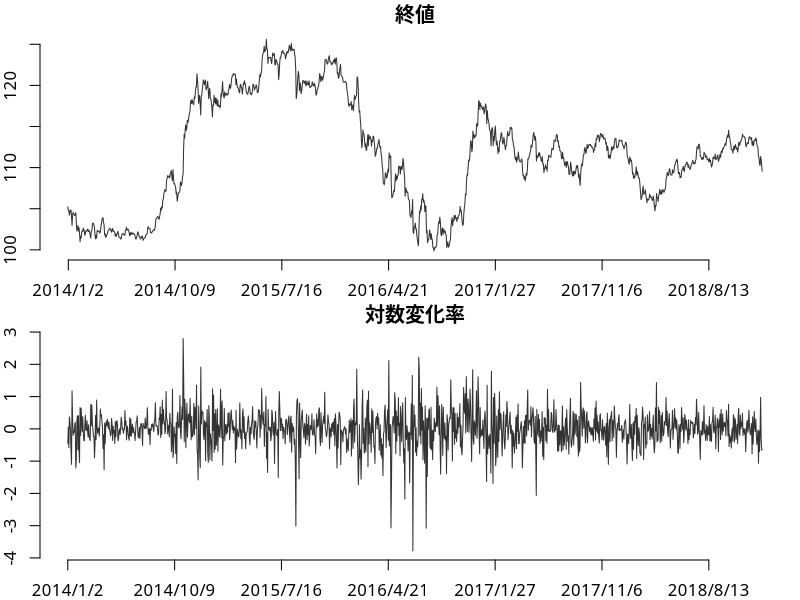
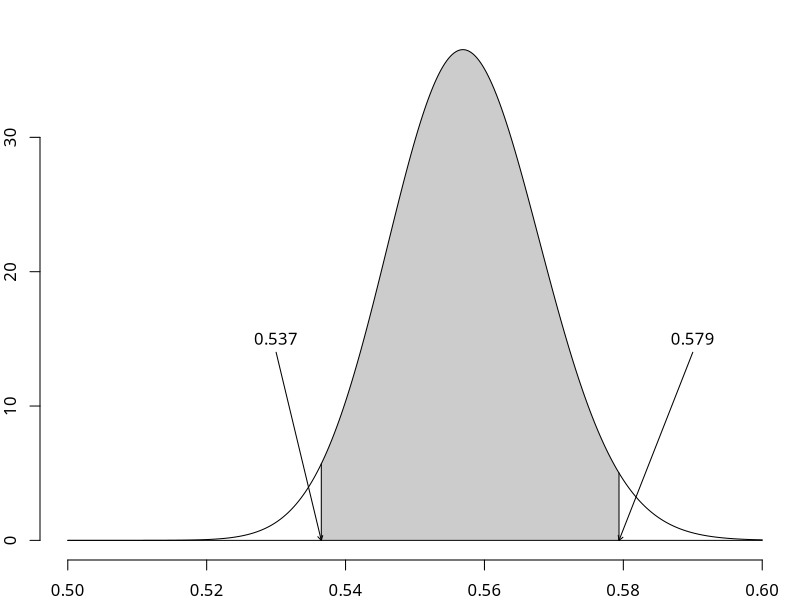

Generate these figures, in order, with R:
rm( list = ls(  ) )
set.seed( 123456 )

## read csv-data
sData <- read.csv( "../Data/ExRate.csv", header = T )
vY    <- 100 * diff( log( sData$ドル ) )

## set dimension
cT <- length( vY )

print( paste( "hv = ", sd( vY ), sep = "" ) )

## Posterior Summary
dNu.1   <- 0.5 * cT
dLamb.1 <- 0.5 * sum( ( vY - mean( vY ) ) ^ 2 )
dX.l <- sqrt( 1.0 / qgamma( 0.975, dNu.1, dLamb.1 ) )
dX.u <- sqrt( 1.0 / qgamma( 0.025, dNu.1, dLamb.1 ) )
print( paste( "cT = ", cT, sep = "" ) )
print( paste( "dLamb.1 = ", sum( ( vY - mean( vY ) ) ^ 2 ), sep = "" ) )
print( c( dX.l, dX.u ) )
print( exp( 0.5 * log( dLamb.1 ) + lgamma( dNu.1 - 0.5 ) - lgamma( dNu.1 ) ) )

## draw figures
inter  <- seq( 1, cT, by = 200 )
quartz( type = "pdf", file = "hv-tsplot.pdf", width = 8, height = 5 )
par( mfrow = c( 2, 1 ), mar = c( 2, 2, 1.5, 0.5 ), family = "HiraMinProN-W3" )
y.min <- 0.1 * floor( 10 * min( sData$ドル ) )
y.max <- 0.1 * ceiling( 10 * max( sData$ドル ) )
ts.plot( sData$ドル, main = "終値", col = grey( 0.2 ), xlab = "", ylab = "", ylim = c( y.min, y.max ), gpars = list( xaxt = "n", bty = "n" ) )
axis( 1, at = ( 1 + inter ), labels = sData$日付[( 1 + inter )] )
y.min <- 0.1 * floor( 10 * min( 100 * diff( log( sData$ドル ) ) ) )
y.max <- 0.1 * ceiling( 10 * max( 100 * diff( log( sData$ドル ) ) ) )
ts.plot( 100 * diff( log( sData$ドル ) ), col = grey( 0.2 ), main = "対数変化率",  xlab = "", ylab = "", ylim = c( y.min, y.max ), gpars = list( xaxt = "n", bty = "n" ) )
axis( 1, at = inter, labels = sData$日付[( 1 + inter )] )
dev.off(  )

quartz( type = "pdf", file = "hv.pdf", width = 8, height = 5 )
par( mfrow = c( 1, 1 ), mar = c( 2, 2, 1.5, 0.5 ), family = "HiraMinProN-W3" )
x <- seq( 0.5, 0.6, by = 0.00001 )
y <- 2 * x ^ ( - 3 ) * dgamma( ( 1 / ( x ^ 2 ) ), dNu.1, dLamb.1 )
plot( x, y, type = "l", lty = 0, main = "", xlab = "", ylab = "", xaxt = "n", yaxt = "n", bty = "n" )
polygon( c( dX.l, x[x >= dX.l & x <= dX.u], dX.u ), c( 0, y[x >= dX.l & x <= dX.u], 0 ), col = grey( 0.8 ), lty = 0 )
par( new = T )
plot( x, y, type = "l", main = "", xlab = "", ylab = "", bty = "n" )
lines( c( 0.5, 0.6 ), c( 0, 0 ) )
lines( c( dX.l, dX.l ), c( 0, 2 * dX.l ^ ( - 3 ) * dgamma( 1 / ( dX.l ^ 2 ), dNu.1, dLamb.1 ) ) )
lines( c( dX.u, dX.u ), c( 0, 2 * dX.u ^ ( - 3 ) * dgamma( 1 / ( dX.u ^ 2 ), dNu.1, dLamb.1 ) ) )
arrows( 0.53, 14, dX.l, 0, length = 0.05 )
arrows( 0.59, 14, dX.u, 0, length = 0.05 )
text( 0.53, 15, round( dX.l, digit = 3 ) )
text( 0.59, 15, round( dX.u, digit = 3 ) )
dev.off(  )
